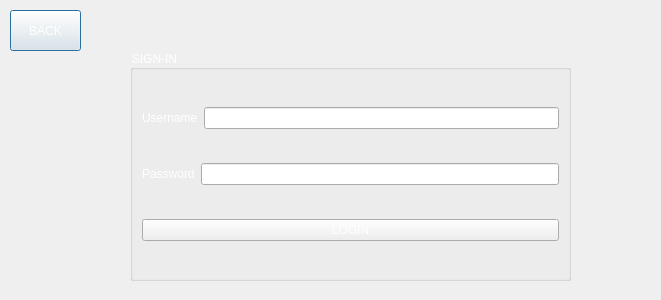
<?xml version="1.0" encoding="UTF-8"?>
<ui version="4.0">
 <class>secondpageadmin</class>
 <widget class="QDialog" name="secondpageadmin">
  <property name="geometry">
   <rect>
    <x>0</x>
    <y>0</y>
    <width>661</width>
    <height>300</height>
   </rect>
  </property>
  <property name="windowTitle">
   <string>Dialog</string>
  </property>
  <property name="styleSheet">
   <string notr="true">
background-image: url(:/image/.qtcreator/thumb-1920-1398872.jpg);</string>
  </property>
  <widget class="QGroupBox" name="groupBox">
   <property name="geometry">
    <rect>
     <x>130</x>
     <y>50</y>
     <width>441</width>
     <height>231</height>
    </rect>
   </property>
   <property name="styleSheet">
    <string notr="true">color: rgb(255, 255, 255)</string>
   </property>
   <property name="title">
    <string>SIGN-IN</string>
   </property>
   <layout class="QGridLayout" name="gridLayout">
    <item row="2" column="0">
     <widget class="QPushButton" name="login">
      <property name="text">
       <string>LOGIN</string>
      </property>
      <property name="autoDefault">
       <bool>false</bool>
      </property>
     </widget>
    </item>
    <item row="1" column="0">
     <layout class="QHBoxLayout" name="horizontalLayout_4">
      <item>
       <widget class="QLabel" name="label_2">
        <property name="text">
         <string>Password</string>
        </property>
       </widget>
      </item>
      <item>
       <widget class="QLineEdit" name="lineEdit_password">
        <property name="echoMode">
         <enum>QLineEdit::EchoMode::Password</enum>
        </property>
       </widget>
      </item>
     </layout>
    </item>
    <item row="0" column="0">
     <layout class="QHBoxLayout" name="horizontalLayout_3">
      <item>
       <widget class="QLabel" name="label">
        <property name="text">
         <string>Username</string>
        </property>
       </widget>
      </item>
      <item>
       <widget class="QLineEdit" name="lineEdit_username"/>
      </item>
     </layout>
    </item>
   </layout>
  </widget>
  <widget class="QPushButton" name="BACK">
   <property name="geometry">
    <rect>
     <x>10</x>
     <y>10</y>
     <width>71</width>
     <height>41</height>
    </rect>
   </property>
   <property name="styleSheet">
    <string notr="true">color: rgb(255, 255, 255);</string>
   </property>
   <property name="text">
    <string>BACK</string>
   </property>
  </widget>
 </widget>
 <resources/>
 <connections/>
</ui>
